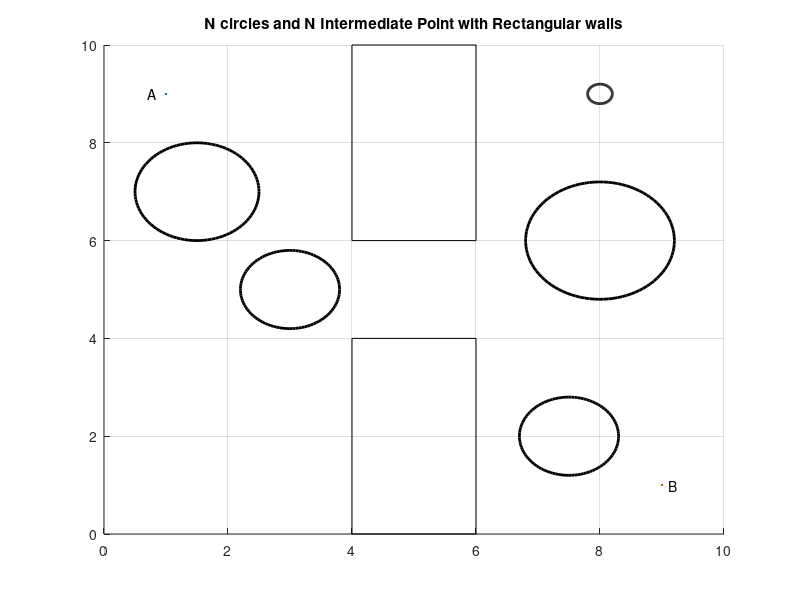

The MATLAB source for this figure: (Note: this script raises an error after producing the figure.)
close all;
clear all;
clc;
xlim([0 10]);   
ylim([0 10]);
grid on;
hold on;

P1=[1,9];
P2=[9,1];


C = [1.5,7;3,5;8,6;7.5,2;8,9];
Radius = [1,0.8,1.2,0.8,0.2];
viscircles(C,Radius,'color','k');
hold on 
rectangle('Position',[4 0 2 4]);
rectangle('Position',[4 6 2 4]);
hold on;
plot(P1(1),P1(2),'.');
text(P1(1)-0.3,P1(2),'A')
plot(P2(1),P2(2),'.');
text(P2(1)+0.1,P2(2),'B')
title('N circles and N Intermediate Point with Rectangular walls')
hold on;

x0=[ 2,9;    7,8.5;  3.8,6.5;    4,5;     6,4;     8,4;  8.5,3.5;     9,2];
lb=[ 0,0;      0,0;      4,4;    4,4;     6,4;     6,0;      6,0;     6,0];
ub=[4,10;     4,10;      4,6;    6,6;     6,6;   10,10;    10,10;    10,10];

options = optimset('Display','Iter','Tolx',1.e-8,'TolFun',1.e-8,'MaxIter',500,'MaxFunEval',5000,'Algorithm','sqp');
x=fmincon(@(x)objective(x,P1,P2),x0,[],[],[],[],lb,ub,@(x)Constraint_n(x,P1,P2,C,Radius),options);
disp(x);

path = [P1;x;P2];
initial_path = [P1;x0;P2];
for i=1:size(path,1)-1
a=plot([path(i,1) path(i+1,1)],[path(i,2) path(i+1,2)],'Color',[0 0.4470 0.7410]);
plot(path(i,1),path(i,2),'x','Color',[0 0.4470 0.7410]);
b=plot([initial_path(i,1) initial_path(i+1,1)],[initial_path(i,2) initial_path(i+1,2)],'-.r');
plot(initial_path(i,1),initial_path(i,2),'xr');
legend([a,b],'optimal','non optimal')
hold on;
end
figure(1);

